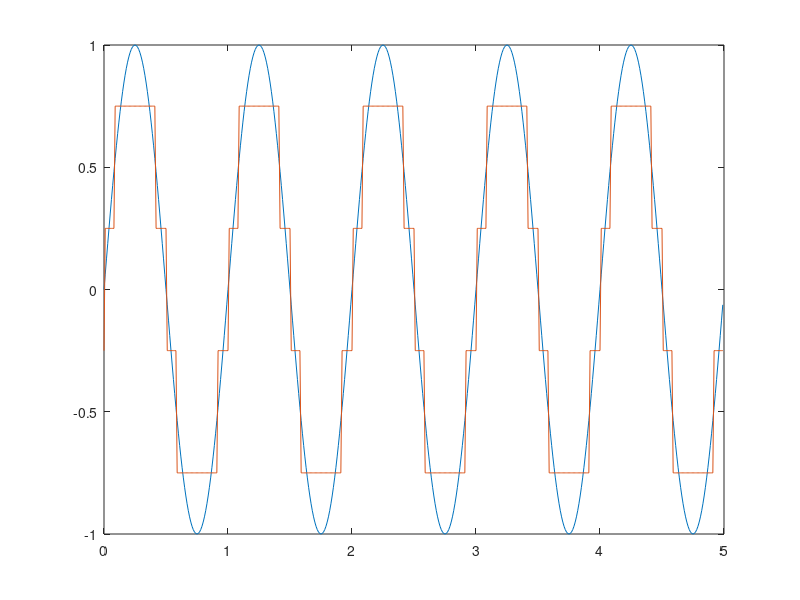
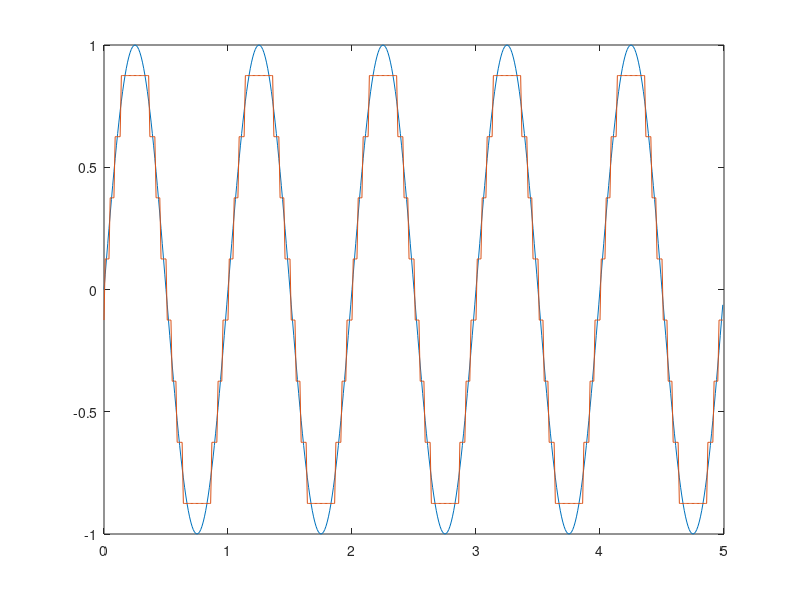
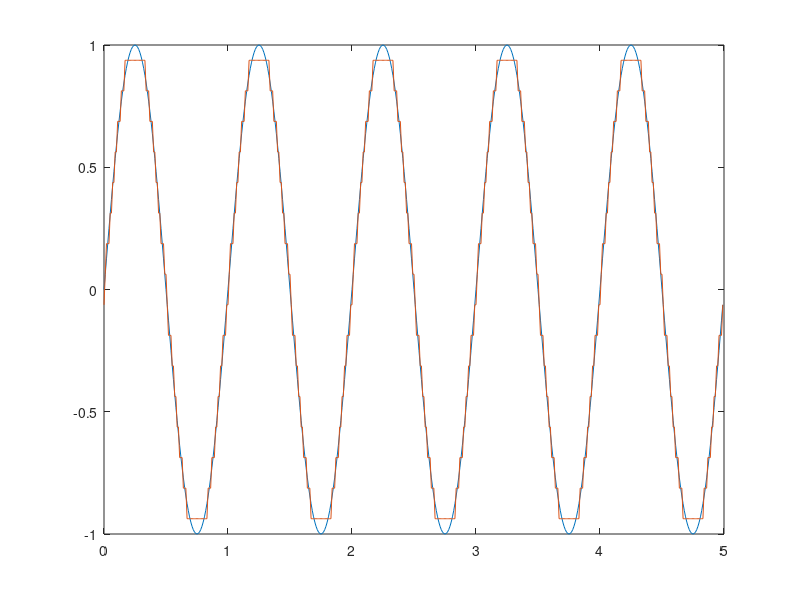

MATLAB code for these plots, in order:
% Nbit = 2:

Ta = 0.01;
t = [0:Ta:5-Ta];
sig = sin(2*pi*t);

nbit = 2;
npal = 2^nbit;
delta = 2/npal;

% partition = [-0.5 0 0.5];
% codebook = [-0.75 -0.25 0.25 0.75];


partition = [-1 + 2*delta/2:delta:1-delta/2];
codebook = [-1+delta/2:delta:1-delta/2];


[index,quants] = quantiz(sig,partition,codebook);
figure(1)
plot(t,sig,t,quants)


%% Nbit = 3:

Ta = 0.01;
t = [0:Ta:5-Ta];
sig = sin(2*pi*t);

nbit = 3;
npal = 2^nbit;
delta = 2/npal;

% partition = [-0.5 0 0.5];
% codebook = [-0.75 -0.25 0.25 0.75];


partition = [-1 + 2*delta/2:delta:1-delta/2];
codebook = [-1+delta/2:delta:1-delta/2];


[index,quants] = quantiz(sig,partition,codebook);
figure(2)
plot(t,sig,t,quants)


%% nBit = 4:

Ta = 0.01;
t = [0:Ta:5-Ta];
sig = sin(2*pi*t);

nbit = 4;
npal = 2^nbit;
delta = 2/npal;

% partition = [-0.5 0 0.5];
% codebook = [-0.75 -0.25 0.25 0.75];


partition = [-1 + 2*delta/2:delta:1-delta/2];
codebook = [-1+delta/2:delta:1-delta/2];


[index,quants] = quantiz(sig,partition,codebook);
figure(3)
plot(t,sig,t,quants)








